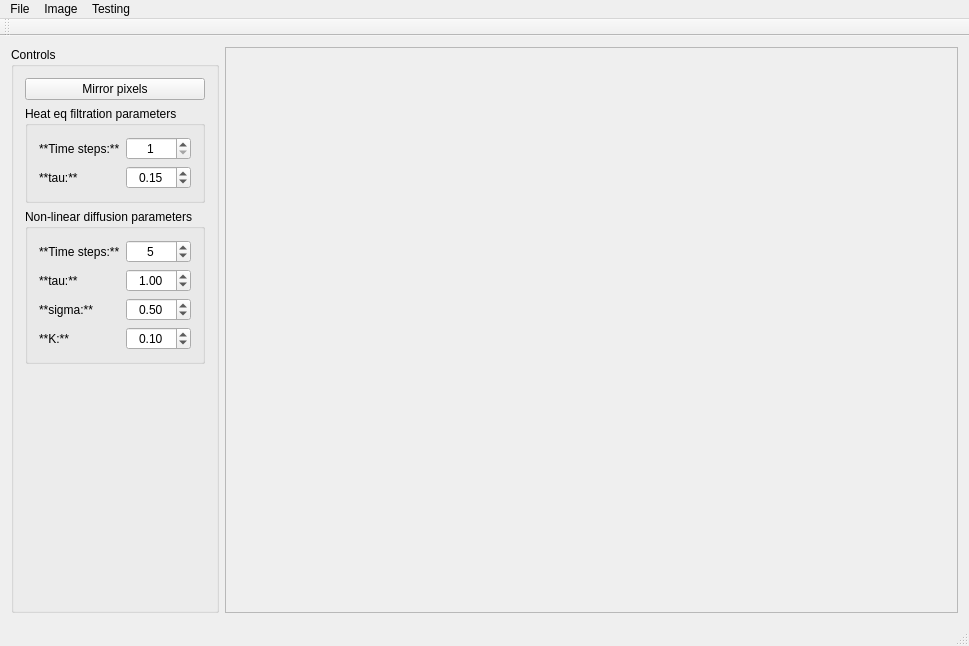
<?xml version="1.0" encoding="UTF-8"?>
<ui version="4.0">
 <class>ImageViewerClass</class>
 <widget class="QMainWindow" name="ImageViewerClass">
  <property name="geometry">
   <rect>
    <x>0</x>
    <y>0</y>
    <width>969</width>
    <height>646</height>
   </rect>
  </property>
  <property name="windowTitle">
   <string>ImageViewer</string>
  </property>
  <widget class="QWidget" name="centralWidget">
   <layout class="QHBoxLayout" name="horizontalLayout">
    <item>
     <widget class="QGroupBox" name="groupBox">
      <property name="enabled">
       <bool>true</bool>
      </property>
      <property name="minimumSize">
       <size>
        <width>200</width>
        <height>0</height>
       </size>
      </property>
      <property name="maximumSize">
       <size>
        <width>250</width>
        <height>16777215</height>
       </size>
      </property>
      <property name="title">
       <string>Controls</string>
      </property>
      <layout class="QGridLayout" name="gridLayout">
       <item row="3" column="0">
        <spacer name="verticalSpacer">
         <property name="orientation">
          <enum>Qt::Vertical</enum>
         </property>
         <property name="sizeHint" stdset="0">
          <size>
           <width>20</width>
           <height>40</height>
          </size>
         </property>
        </spacer>
       </item>
       <item row="1" column="0">
        <widget class="QGroupBox" name="groupBox_HeatEqSettings">
         <property name="title">
          <string>Heat eq filtration parameters</string>
         </property>
         <property name="flat">
          <bool>true</bool>
         </property>
         <layout class="QFormLayout" name="formLayout">
          <item row="0" column="0">
           <widget class="QLabel" name="label_HeatEqTimeSteps">
            <property name="text">
             <string>**Time steps:**</string>
            </property>
            <property name="textFormat">
             <enum>Qt::MarkdownText</enum>
            </property>
           </widget>
          </item>
          <item row="1" column="0">
           <widget class="QLabel" name="label_HeatEqTau">
            <property name="text">
             <string>**tau:**</string>
            </property>
            <property name="textFormat">
             <enum>Qt::MarkdownText</enum>
            </property>
           </widget>
          </item>
          <item row="0" column="1">
           <widget class="QSpinBox" name="spinBox_HeatEqTimeSteps">
            <property name="alignment">
             <set>Qt::AlignCenter</set>
            </property>
            <property name="minimum">
             <number>1</number>
            </property>
            <property name="maximum">
             <number>100</number>
            </property>
           </widget>
          </item>
          <item row="1" column="1">
           <widget class="QDoubleSpinBox" name="doubleSpinBox_HeatEqTau">
            <property name="alignment">
             <set>Qt::AlignCenter</set>
            </property>
            <property name="minimum">
             <double>0.000000000000000</double>
            </property>
            <property name="maximum">
             <double>1.000000000000000</double>
            </property>
            <property name="singleStep">
             <double>0.010000000000000</double>
            </property>
            <property name="value">
             <double>0.150000000000000</double>
            </property>
           </widget>
          </item>
         </layout>
        </widget>
       </item>
       <item row="0" column="0">
        <widget class="QPushButton" name="pushButton_mirrorTest">
         <property name="text">
          <string>Mirror pixels</string>
         </property>
        </widget>
       </item>
       <item row="2" column="0">
        <widget class="QGroupBox" name="groupBox_NonLinearDiffSettings">
         <property name="font">
          <font>
           <bold>false</bold>
          </font>
         </property>
         <property name="title">
          <string>Non-linear diffusion parameters</string>
         </property>
         <property name="flat">
          <bool>true</bool>
         </property>
         <layout class="QFormLayout" name="formLayout_2">
          <item row="0" column="0">
           <widget class="QLabel" name="label_NonLinearDiffTimeSteps">
            <property name="text">
             <string>**Time steps:**</string>
            </property>
            <property name="textFormat">
             <enum>Qt::MarkdownText</enum>
            </property>
           </widget>
          </item>
          <item row="0" column="1">
           <widget class="QSpinBox" name="spinBox_nonLinearDiffTimeSteps">
            <property name="alignment">
             <set>Qt::AlignCenter</set>
            </property>
            <property name="minimum">
             <number>1</number>
            </property>
            <property name="value">
             <number>5</number>
            </property>
           </widget>
          </item>
          <item row="1" column="0">
           <widget class="QLabel" name="label_NonLinearDiffTau">
            <property name="text">
             <string>**tau:**</string>
            </property>
            <property name="textFormat">
             <enum>Qt::MarkdownText</enum>
            </property>
           </widget>
          </item>
          <item row="1" column="1">
           <widget class="QDoubleSpinBox" name="doubleSpinBox_NonLinearDiffTau">
            <property name="alignment">
             <set>Qt::AlignCenter</set>
            </property>
            <property name="maximum">
             <double>10.000000000000000</double>
            </property>
            <property name="singleStep">
             <double>0.010000000000000</double>
            </property>
            <property name="value">
             <double>1.000000000000000</double>
            </property>
           </widget>
          </item>
          <item row="2" column="0">
           <widget class="QLabel" name="label_NonLinearDiffSigma">
            <property name="text">
             <string>**sigma:**</string>
            </property>
            <property name="textFormat">
             <enum>Qt::MarkdownText</enum>
            </property>
           </widget>
          </item>
          <item row="2" column="1">
           <widget class="QDoubleSpinBox" name="doubleSpinBox_NonLinearDiffSigma">
            <property name="alignment">
             <set>Qt::AlignCenter</set>
            </property>
            <property name="minimum">
             <double>0.100000000000000</double>
            </property>
            <property name="maximum">
             <double>1.000000000000000</double>
            </property>
            <property name="singleStep">
             <double>0.010000000000000</double>
            </property>
            <property name="value">
             <double>0.500000000000000</double>
            </property>
           </widget>
          </item>
          <item row="3" column="0">
           <widget class="QLabel" name="label_NonLinearDiffParameterK">
            <property name="text">
             <string>**K:**</string>
            </property>
            <property name="textFormat">
             <enum>Qt::MarkdownText</enum>
            </property>
           </widget>
          </item>
          <item row="3" column="1">
           <widget class="QDoubleSpinBox" name="doubleSpinBox_NonLinearDiffParameterK">
            <property name="alignment">
             <set>Qt::AlignCenter</set>
            </property>
            <property name="maximum">
             <double>100.000000000000000</double>
            </property>
            <property name="singleStep">
             <double>0.010000000000000</double>
            </property>
            <property name="value">
             <double>0.100000000000000</double>
            </property>
           </widget>
          </item>
         </layout>
        </widget>
       </item>
      </layout>
     </widget>
    </item>
    <item>
     <widget class="QScrollArea" name="scrollArea">
      <property name="widgetResizable">
       <bool>true</bool>
      </property>
      <widget class="QWidget" name="scrollAreaWidgetContents">
       <property name="geometry">
        <rect>
         <x>0</x>
         <y>0</y>
         <width>743</width>
         <height>571</height>
        </rect>
       </property>
      </widget>
     </widget>
    </item>
   </layout>
  </widget>
  <widget class="QMenuBar" name="menuBar">
   <property name="geometry">
    <rect>
     <x>0</x>
     <y>0</y>
     <width>969</width>
     <height>22</height>
    </rect>
   </property>
   <widget class="QMenu" name="menuFile">
    <property name="title">
     <string>File</string>
    </property>
    <addaction name="actionOpen"/>
    <addaction name="actionSave_as"/>
    <addaction name="separator"/>
    <addaction name="actionExit"/>
   </widget>
   <widget class="QMenu" name="menuImage">
    <property name="title">
     <string>Image</string>
    </property>
    <addaction name="actionInvert"/>
   </widget>
   <widget class="QMenu" name="menuTesting">
    <property name="title">
     <string>Testing</string>
    </property>
    <addaction name="actionPrint_histogram"/>
    <addaction name="separator"/>
    <addaction name="actionFSHS"/>
    <addaction name="actionEKV_HIST"/>
    <addaction name="separator"/>
    <addaction name="actionConvolution"/>
    <addaction name="actionExplicit_Heat_Eq"/>
    <addaction name="actionImplicit_Heat_Eq"/>
    <addaction name="separator"/>
    <addaction name="actionPerona_Malik_model"/>
   </widget>
   <addaction name="menuFile"/>
   <addaction name="menuImage"/>
   <addaction name="menuTesting"/>
  </widget>
  <widget class="QToolBar" name="mainToolBar">
   <attribute name="toolBarArea">
    <enum>TopToolBarArea</enum>
   </attribute>
   <attribute name="toolBarBreak">
    <bool>false</bool>
   </attribute>
  </widget>
  <widget class="QStatusBar" name="statusBar"/>
  <action name="actionOpen">
   <property name="text">
    <string>Open</string>
   </property>
   <property name="shortcut">
    <string>Ctrl+O</string>
   </property>
  </action>
  <action name="actionSave_as">
   <property name="text">
    <string>Save as</string>
   </property>
   <property name="shortcut">
    <string>Ctrl+S</string>
   </property>
  </action>
  <action name="actionClear">
   <property name="text">
    <string>Clear</string>
   </property>
  </action>
  <action name="actionExit">
   <property name="text">
    <string>Exit</string>
   </property>
   <property name="shortcut">
    <string>Alt+F4</string>
   </property>
  </action>
  <action name="actionResize">
   <property name="text">
    <string>Resize</string>
   </property>
  </action>
  <action name="actionInvert">
   <property name="text">
    <string>Invert</string>
   </property>
  </action>
  <action name="actionPrint_histogram">
   <property name="text">
    <string>Print histogram</string>
   </property>
  </action>
  <action name="actionFSHS">
   <property name="text">
    <string>FSHS</string>
   </property>
  </action>
  <action name="actionEKV_HIST">
   <property name="text">
    <string>EKV_HIST</string>
   </property>
  </action>
  <action name="actionConvolution">
   <property name="text">
    <string>Convolution</string>
   </property>
   <property name="shortcut">
    <string>Shift+C</string>
   </property>
  </action>
  <action name="actionExplicit_Heat_Eq">
   <property name="text">
    <string>Explicit Heat Eq</string>
   </property>
   <property name="shortcut">
    <string>Shift+E</string>
   </property>
  </action>
  <action name="actionImplicit_Heat_Eq">
   <property name="text">
    <string>Implicit Heat Eq</string>
   </property>
   <property name="shortcut">
    <string>Shift+I</string>
   </property>
  </action>
  <action name="actionPerona_Malik_model">
   <property name="text">
    <string>Perona-Malik model</string>
   </property>
   <property name="shortcut">
    <string>Shift+P</string>
   </property>
  </action>
 </widget>
 <layoutdefault spacing="6" margin="11"/>
 <resources>
  <include location="ImageViewer.qrc"/>
 </resources>
 <connections/>
</ui>
